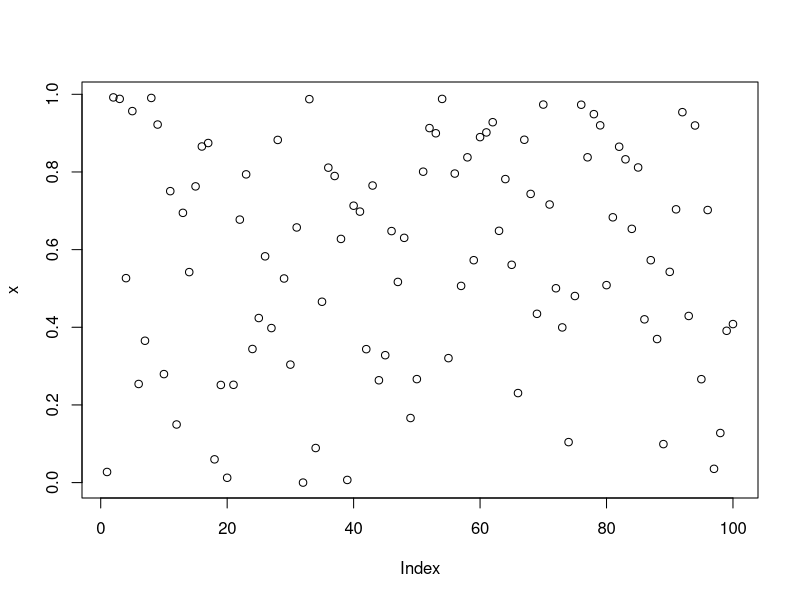

Recreate this plot in R.
# Dies ist ein Test

3 + 3

x <- runif(100)

plot(x)

y <- c(1,2,3,4,5,6,7)

# Hier noch weitere Infos

5^3

y <- 7*3

333333+44444

# Teständerung Juliane